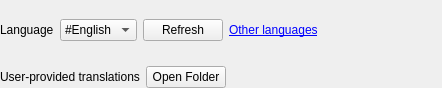
<?xml version="1.0" encoding="UTF-8"?>
<ui version="4.0">
 <class>PrefPaneAppearance</class>
 <widget class="QFrame" name="PrefPaneAppearance">
  <property name="geometry">
   <rect>
    <x>0</x>
    <y>0</y>
    <width>442</width>
    <height>88</height>
   </rect>
  </property>
  <property name="windowTitle">
   <string notr="true"/>
  </property>
  <layout class="QVBoxLayout" name="verticalLayout">
   <property name="leftMargin">
    <number>0</number>
   </property>
   <property name="topMargin">
    <number>0</number>
   </property>
   <property name="rightMargin">
    <number>0</number>
   </property>
   <property name="bottomMargin">
    <number>0</number>
   </property>
   <item>
    <layout class="QHBoxLayout" name="layout1">
     <item>
      <widget class="QLabel" name="labelLocale">
       <property name="text">
        <string>Language</string>
       </property>
      </widget>
     </item>
     <item>
      <widget class="QComboBox" name="comboLocale">
       <property name="sizeAdjustPolicy">
        <enum>QComboBox::AdjustToContents</enum>
       </property>
       <item>
        <property name="text">
         <string notr="true">#English</string>
        </property>
       </item>
      </widget>
     </item>
     <item>
      <widget class="QPushButton" name="buttonRefresh">
       <property name="text">
        <string>Refresh</string>
       </property>
      </widget>
     </item>
     <item>
      <widget class="QLabel" name="labelOtherLanguages">
       <property name="text">
        <string>&lt;html&gt;&lt;head/&gt;&lt;body&gt;&lt;p&gt;&lt;a href=&quot;https://github.com/jubalslone/Beeftext&quot;&gt;Other languages&lt;/a&gt;&lt;/p&gt;&lt;/body&gt;&lt;/html&gt;</string>
       </property>
       <property name="openExternalLinks">
        <bool>true</bool>
       </property>
      </widget>
     </item>
     <item>
      <spacer name="spacer1">
       <property name="orientation">
        <enum>Qt::Horizontal</enum>
       </property>
       <property name="sizeHint" stdset="0">
        <size>
         <width>0</width>
         <height>10</height>
        </size>
       </property>
      </spacer>
     </item>
    </layout>
   </item>
   <item>
    <layout class="QHBoxLayout" name="layout2">
     <item>
      <widget class="QLabel" name="labelTranslationFolder">
       <property name="text">
        <string>User-provided translations</string>
       </property>
      </widget>
     </item>
     <item>
      <widget class="QPushButton" name="buttonTranslationFolder">
       <property name="text">
        <string>Open Folder</string>
       </property>
      </widget>
     </item>
     <item>
      <spacer name="spacer2">
       <property name="orientation">
        <enum>Qt::Horizontal</enum>
       </property>
       <property name="sizeHint" stdset="0">
        <size>
         <width>0</width>
         <height>10</height>
        </size>
       </property>
      </spacer>
     </item>
    </layout>
   </item>
  </layout>
 </widget>
 <resources/>
 <connections/>
</ui>
